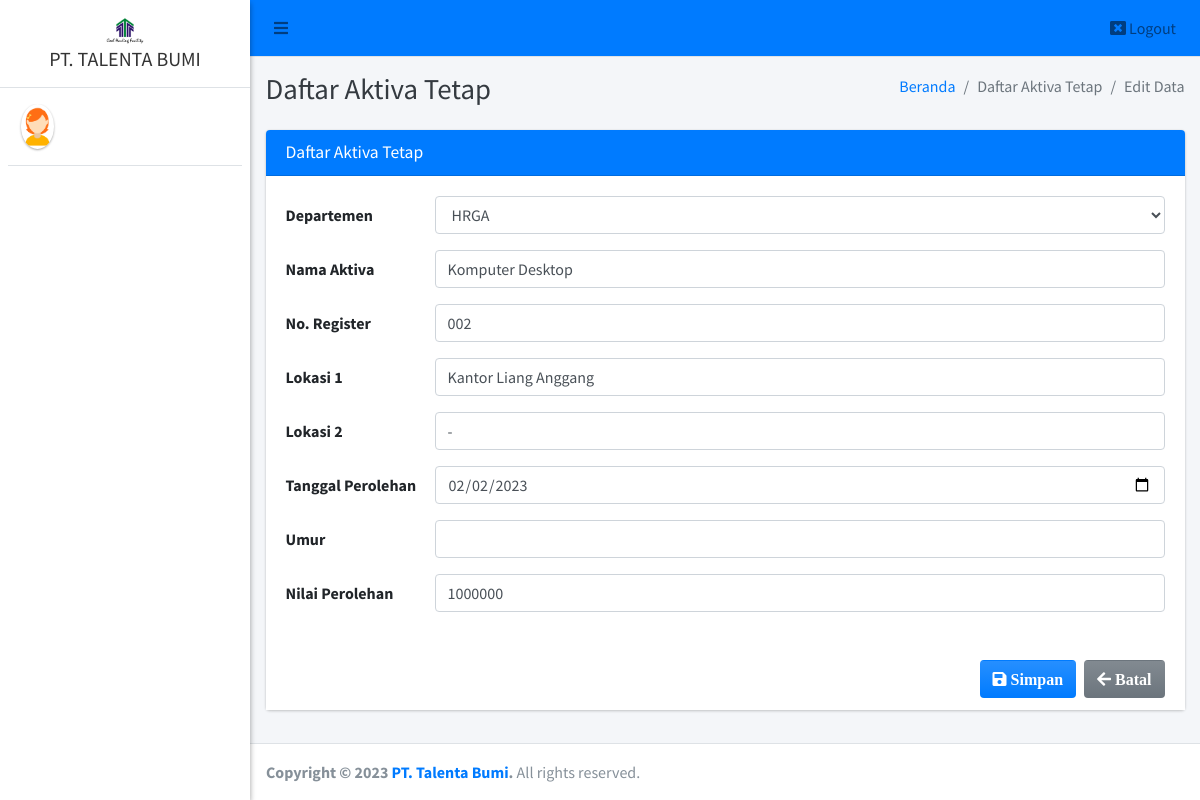
Before: /pimpinan/dat/edit?id=15 with the older database file.
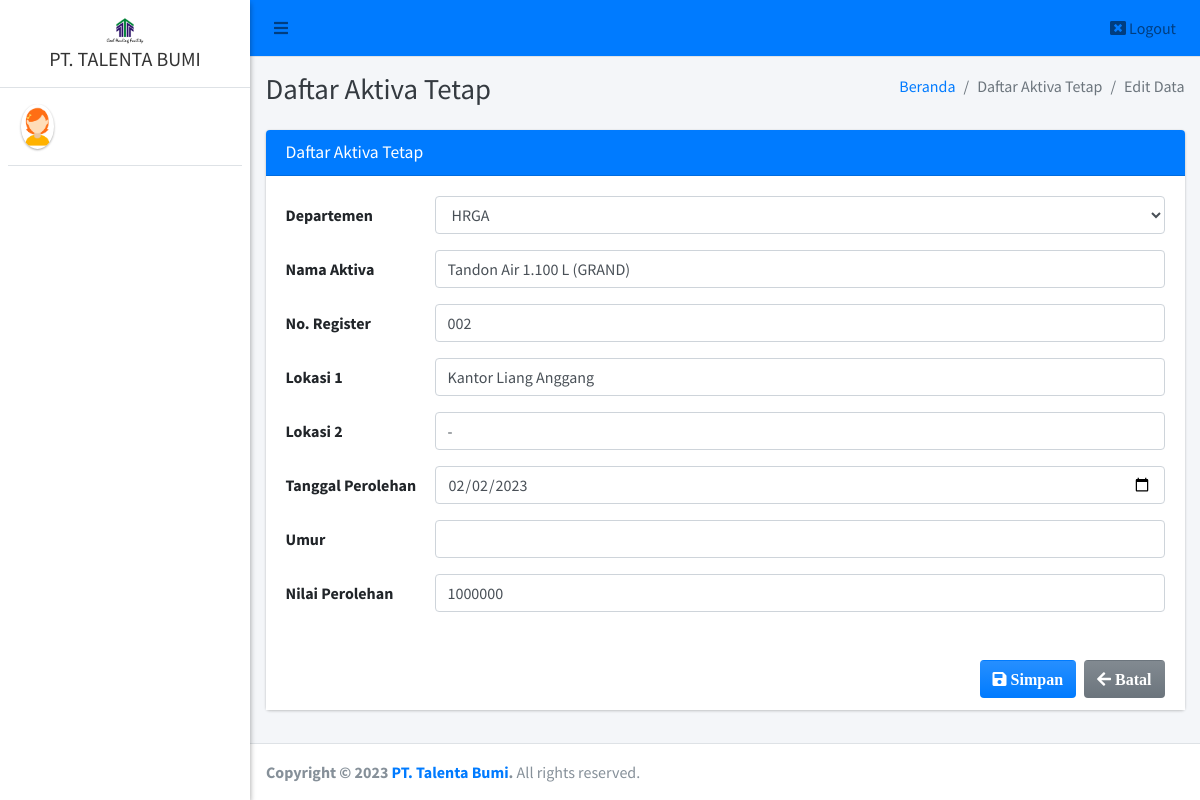
After: the same page with the newer database file.
### tables this page shows
CREATE TABLE `aktiva_tetap` (
  `id_aktiva` int(11) NOT NULL,
  `jenis_aktiva` varchar(25) NOT NULL,
  `nama_aktiva` varchar(40) NOT NULL,
  `no_register` varchar(25) NOT NULL,
  `lokasi1` varchar(150) NOT NULL,
  `lokasi2` varchar(150) NOT NULL,
  `tanggal_perolehan` date NOT NULL,
  `nilai_perolehan` varchar(50) NOT NULL,
  `jumlah` varchar(20) NOT NULL,
  `satuan` varchar(20) NOT NULL
);

### pimpinan/dat/edit.php (the view, shortened to what the changed rows need)
<?php
require '../../config/koneksi.php';
?>
<!DOCTYPE html>
<html>
<?php
include '../../templates/head.php';
$id = $_GET['id'];
$data = $koneksi->query("SELECT * FROM aktiva_tetap WHERE id_aktiva = '$id'");
$row = $data->fetch_array();
?>
<body class="hold-transition sidebar-mini layout-fixed">
    <div class="wrapper">
        <div class="content-wrapper">
            <div class="content-header">
                <div class="container-fluid">
                    <div class="row mb-2">
                        <div class="col-sm-6">
                            <h1 class="m-0 text-dark">Daftar Aktiva Tetap</h1>
                        </div>
                    </div>
                </div>
            </div>
            <section class="content">
                <div class="container-fluid">
                    <form class="form-horizontal" method="POST" action="" enctype="multipart/form-data">
                        <div class="row">
                            <div class="col-md-12">
                                <div class="card card-primary">
                                    <div class="card-body" style="background-color: white;">
                                        <div class="form-group row">
                                            <div class="col-sm-10">
                                                <select class="form-control" data-placeholder="Pilih" name="jenis_aktiva" required="">
                                                    <option value="<?= $row['jenis_aktiva'] ?>"><?= $row['jenis_aktiva'] ?></option>
                                                </select>
                                            </div>
                                        </div>
                                        <div class="form-group row">
                                            <div class="col-sm-10">
                                                <input type="text" class="form-control" name="nama_aktiva" value="<?= $row['nama_aktiva'] ?>">
                                            </div>
                                        </div>
                                        <div class="form-group row">
                                            <div class="col-sm-10">
                                                <input type="text" class="form-control" name="no_register" value="<?= $row['no_register'] ?>">
                                            </div>
                                        </div>
                                        <div class="form-group row">
                                            <div class="col-sm-10">
                                                <input type="text" class="form-control" name="lokasi1" value="<?= $row['lokasi1'] ?>">
                                            </div>
                                        </div>
                                        <div class="form-group row">
                                            <div class="col-sm-10">
                                                <input type="text" class="form-control" name="lokasi2" value="<?= $row['lokasi2'] ?>">
                                            </div>
                                        </div>
                                        <div class="form-group row">
                                            <div class="col-sm-10">
                                                <input type="date" class="form-control" name="tanggal_perolehan" value="<?= $row['tanggal_perolehan'] ?>">
                                            </div>
                                        </div>
                                        <div class="form-group row">
                                            <div class="col-sm-10">
                                                <input type="text" class="form-control" name="nilai_perolehan" value="<?= $row['nilai_perolehan'] ?>">
                                            </div>
                                        </div>
                                    </div>
                                </div>
                            </div>
                        </div>
                    </form>
                </div>
            </section>
        </div>
    </div>
</body>
</html>

Changed rows visible on the page:
changed aktiva_tetap "HRGA": nama_aktiva "Komputer Desktop" → "Tandon Air 1.100 L (GRAND)"
